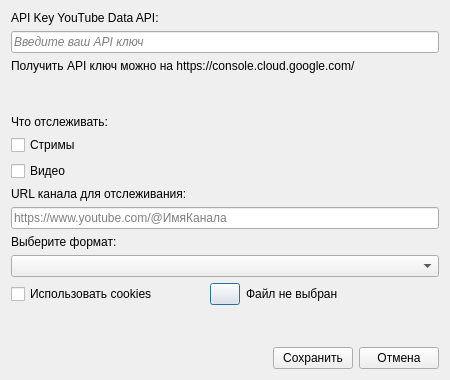
<?xml version="1.0" encoding="UTF-8"?>
<ui version="4.0">
 <class>MonitoringSettings</class>
 <widget class="QDialog" name="MonitoringSettings">
  <property name="geometry">
   <rect>
    <x>0</x>
    <y>0</y>
    <width>450</width>
    <height>380</height>
   </rect>
  </property>
  <property name="windowTitle">
   <string>Настройки мониторинга</string>
  </property>
  <layout class="QVBoxLayout" name="verticalLayout">
   <item>
    <widget class="QLabel" name="apiKeyLabel">
     <property name="text">
      <string>API Key YouTube Data API:</string>
     </property>
    </widget>
   </item>
   <item>
    <widget class="QLineEdit" name="apiKeyLineEdit">
     <property name="font">
      <font>
       <italic>true</italic>
       <bold>false</bold>
       <underline>false</underline>
       <strikeout>false</strikeout>
      </font>
     </property>
     <property name="placeholderText">
      <string>Введите ваш API ключ</string>
     </property>
    </widget>
   </item>
   <item>
    <widget class="QLabel" name="apiKeyLinkLabel">
     <property name="text">
      <string>Получить API ключ можно на https://console.cloud.google.com/</string>
     </property>
     <property name="textFormat">
      <enum>Qt::TextFormat::RichText</enum>
     </property>
     <property name="textInteractionFlags">
      <set>Qt::TextInteractionFlag::LinksAccessibleByMouse|Qt::TextInteractionFlag::TextSelectableByKeyboard</set>
     </property>
    </widget>
   </item>
   <item>
    <spacer name="verticalSpacer_2">
     <property name="orientation">
      <enum>Qt::Orientation::Vertical</enum>
     </property>
     <property name="sizeHint" stdset="0">
      <size>
       <width>20</width>
       <height>40</height>
      </size>
     </property>
    </spacer>
   </item>
   <item>
    <widget class="QLabel" name="label_2">
     <property name="text">
      <string>Что отслеживать:</string>
     </property>
    </widget>
   </item>
   <item>
    <widget class="QCheckBox" name="monitorStreamsCheckBox">
     <property name="font">
      <font>
       <bold>false</bold>
      </font>
     </property>
     <property name="mouseTracking">
      <bool>true</bool>
     </property>
     <property name="styleSheet">
      <string notr="true"/>
     </property>
     <property name="text">
      <string>Стримы</string>
     </property>
     <property name="iconSize">
      <size>
       <width>16</width>
       <height>16</height>
      </size>
     </property>
     <property name="shortcut">
      <string/>
     </property>
     <property name="checkable">
      <bool>true</bool>
     </property>
     <property name="checked">
      <bool>false</bool>
     </property>
    </widget>
   </item>
   <item>
    <widget class="QCheckBox" name="monitorVideosCheckBox">
     <property name="text">
      <string>Видео</string>
     </property>
     <property name="checkable">
      <bool>true</bool>
     </property>
     <property name="checked">
      <bool>false</bool>
     </property>
     <property name="autoRepeat">
      <bool>false</bool>
     </property>
     <property name="autoExclusive">
      <bool>false</bool>
     </property>
    </widget>
   </item>
   <item>
    <widget class="QLabel" name="channelUrlLabel">
     <property name="text">
      <string>URL канала для отслеживания:</string>
     </property>
    </widget>
   </item>
   <item>
    <widget class="QLineEdit" name="channelUrlLineEdit">
     <property name="placeholderText">
      <string>https://www.youtube.com/@ИмяКанала</string>
     </property>
    </widget>
   </item>
   <item>
    <widget class="QLabel" name="formatLabel">
     <property name="text">
      <string>Выберите формат:</string>
     </property>
    </widget>
   </item>
   <item>
    <widget class="QComboBox" name="formatComboBox"/>
   </item>
   <item>
    <layout class="QHBoxLayout" name="cookiesLayout">
     <item>
      <widget class="QCheckBox" name="useCookiesCheckBox">
       <property name="text">
        <string>Использовать cookies</string>
       </property>
       <property name="checkable">
        <bool>true</bool>
       </property>
       <property name="checked">
        <bool>false</bool>
       </property>
      </widget>
     </item>
     <item>
      <widget class="QPushButton" name="selectCookiesBtn">
       <property name="maximumSize">
        <size>
         <width>30</width>
         <height>30</height>
        </size>
       </property>
       <property name="toolTip">
        <string>Выбрать файл cookies</string>
       </property>
       <property name="text">
        <string/>
       </property>
       <property name="icon">
        <iconset resource="icons.qrc">
         <normaloff>:/icons/download.png</normaloff>:/icons/download.png</iconset>
       </property>
      </widget>
     </item>
     <item>
      <widget class="QLabel" name="cookiesFileLabel">
       <property name="text">
        <string>Файл не выбран</string>
       </property>
       <property name="textInteractionFlags">
        <set>Qt::TextInteractionFlag::TextSelectableByMouse</set>
       </property>
      </widget>
     </item>
     </layout>
    </item>
    <item>
     <spacer name="verticalSpacer">
     <property name="orientation">
      <enum>Qt::Orientation::Vertical</enum>
     </property>
     <property name="sizeHint" stdset="0">
      <size>
       <width>20</width>
       <height>40</height>
      </size>
     </property>
    </spacer>
   </item>
   <item>
    <layout class="QHBoxLayout" name="horizontalLayout">
     <item>
      <spacer name="horizontalSpacer">
       <property name="orientation">
        <enum>Qt::Orientation::Horizontal</enum>
       </property>
       <property name="sizeHint" stdset="0">
        <size>
         <width>40</width>
         <height>20</height>
        </size>
       </property>
      </spacer>
     </item>
     <item>
      <widget class="QPushButton" name="saveButton">
       <property name="text">
        <string>Сохранить</string>
       </property>
      </widget>
     </item>
     <item>
      <widget class="QPushButton" name="cancelButton">
       <property name="text">
        <string>Отмена</string>
       </property>
      </widget>
     </item>
    </layout>
   </item>
  </layout>
 </widget>
 <resources>
  <include location="icons.qrc"/>
 </resources>
 <connections/>
</ui>
